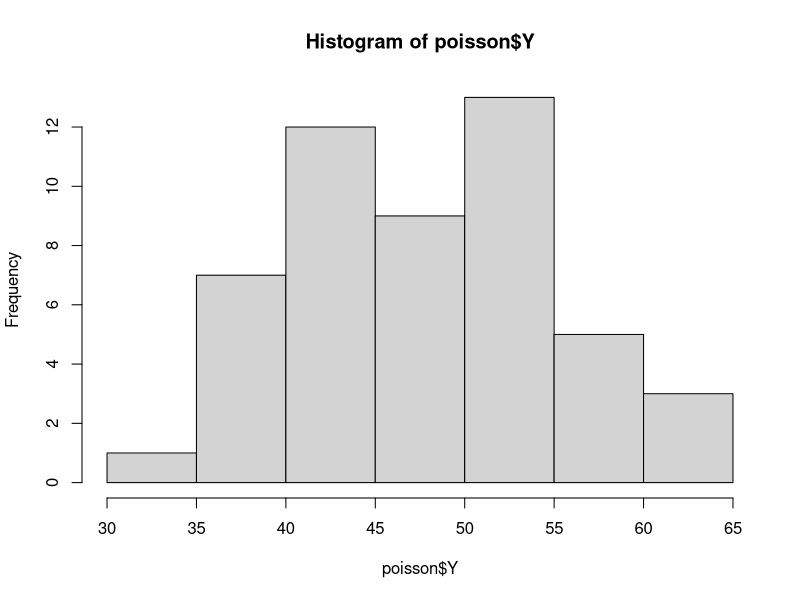
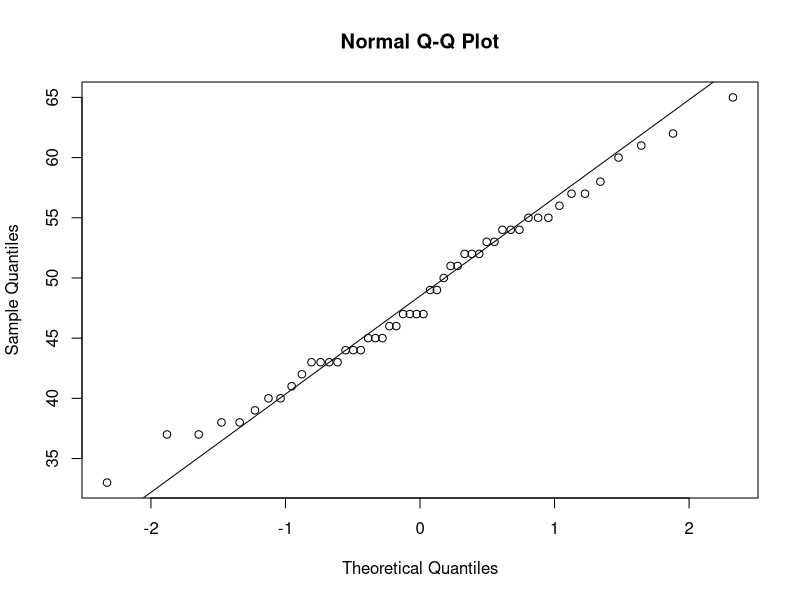

Generate these figures, in order, with R:
## ---- chunk 1
library(epitools)
library(metafor)
## ---- chunk 2
tb_study1 <- matrix(c(619, 10, 2537, 8), nrow = 2, byrow = TRUE)
colnames(tb_study1) <- c("tbneg", "tbpos")
rownames(tb_study1) <- c("ctrl", "trt")
tb_study1
## ---- chunk 3
tb_study2 <- matrix(c(87892, 499, 87886, 505), nrow = 2, byrow = TRUE)
colnames(tb_study2) <- c("tbneg", "tbpos")
rownames(tb_study2) <- c("ctrl", "trt")
tb_study2
## ---- chunk 4
tb_study3 <- matrix(c(7232, 45, 7470, 29), nrow = 2, byrow = TRUE)
colnames(tb_study3) <- c("tbneg", "tbpos")
rownames(tb_study3) <- c("ctrl", "trt")
tb_study3
## ---- chunk 5
tb1_odds <- epitools::oddsratio(tb_study1, method = "wald")
tb1_odds$measure
## ---- chunk 6
tb2_odds <- epitools::oddsratio(tb_study2, method = "wald")
tb2_odds$measure
## ---- chunk 7
tb3_odds <- epitools::oddsratio(tb_study3, method = "wald")
tb3_odds$measure
## ---- chunk 8
tb <- array(c(619, 2537, 10, 8,
              87892, 87886, 499, 505,
              7232, 7470, 45, 29),
            dim = c(2, 2, 3),
            dimnames = list(group = c("ctrl", "trt"),
                            response = c("tbneg", "tbpos"),
                            study = c("1", "2", "3")))
tb
## ---- chunk 9
cmh <- metafor::rma.mh(ai = tb[1, 1,],
                       bi = tb[1, 2,],
                       ci = tb[2, 1,],
                       di = tb[2, 2,])
cmh$BDp
## ---- chunk 10
# observations
obs <- c(229, 211, 93, 35, 8)
y <- seq(from = 0, to = 4, by = 1)
bombs <- cbind(y, obs)
bombs
## ---- chunk 11
# mean
muhat <- sum(obs*y)/sum(obs)
muhat
## ---- chunk 12
# calculate the corresponding Poisson Probabilities
prob <- dpois(y, muhat)
prob
## ---- chunk 13
length(prob)
sum(prob)
## ---- chunk 14
# "fix" the final entry so that the probabilities sum to 1
prob[5] <- 1 - sum(prob[1:4])
prob
## ---- chunk 15
length(prob)
sum(prob)
## ---- chunk 16
# calculate expected values and contributions to chi-square test statistic
exp <- prob*576
x2 <- (obs-exp)^2/exp
cbind(y, obs, prob, exp, x2)
## ---- chunk 17
# run GOF test
gof_chi <- sum(x2)
gof_chi
## ---- chunk 18
gof_df <- 5-2
## ---- chunk 19
gof_p <- 1 - pchisq(gof_chi, gof_df)
gof_p
## ---- chunk 20
poisson <- readr::read_csv("PoissonData.csv")
## ---- chunk 21
mu <- mean(poisson$Y)
mu
## ---- chunk 22
s <- sqrt(mu)
s
## ---- chunk 23
hist(poisson$Y)
## ---- chunk 24
qqnorm(poisson$Y)
qqline(poisson$Y)
## ---- chunk 25
t <- 2.009
n <- nrow(poisson)
(mu + t*(s/(sqrt(n))))/n
(mu - t*(s/(sqrt(n))))/n
## ---- chunk 26
z <- 1.96
(mu + z*(sqrt(mu)))/n
(mu - z*(sqrt(mu)))/n
